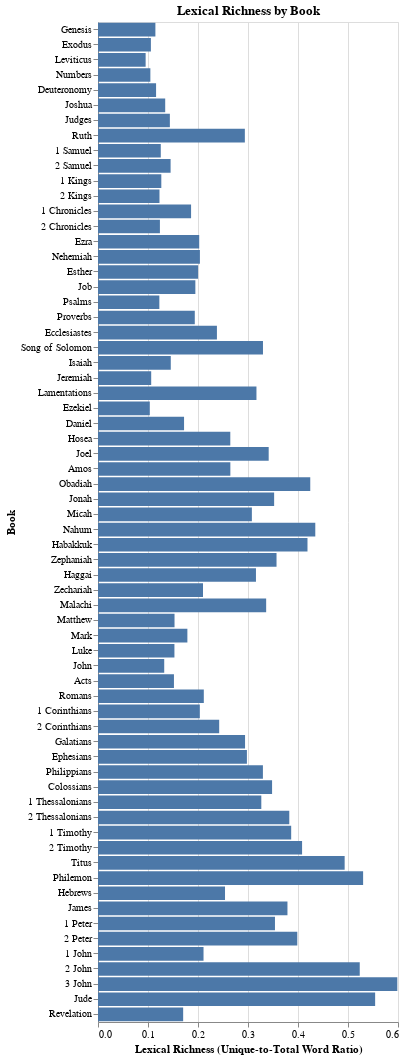

Notebook code for this chart:
### Code cell
display(Markdown(f"### Lexical Richness by Book"))

chart_lexical_richness = (
    alt.Chart(lexical_richness_df)
    .mark_bar()
    .encode(
        x=alt.X("Lexical Richness:Q", title="Lexical Richness (Unique-to-Total Word Ratio)"),
        y=alt.Y("Book:N", title="Book", sort=books),
        tooltip=["Book", "Lexical Richness"]
    )
    .properties(
                title="Lexical Richness by Book", 
                width='container', 
                height=1000)
    .interactive()
)

display(chart_lexical_richness)

### Figure 1 — Vega-Lite specification as saved in the notebook (floating-point values rounded to 4 significant figures)
{"config": {"view": {"continuousWidth": 300, "continuousHeight": 300}}, "data": {"name": "data-6c33d1b1d52b3febcc84b3b29c0bf93e"}, "mark": {"type": "bar"}, "encoding": {"tooltip": [{"field": "Book", "type": "nominal"}, {"field": "Lexical Richness", "type": "quantitative"}], "x": {"field": "Lexical Richness", "title": "Lexical Richness (Unique-to-Total Word Ratio)", "type": "quantitative"}, "y": {"field": "Book", "sort": ["Genesis", "Exodus", "Leviticus", "Numbers", "Deuteronomy", "Joshua", "Judges", "Ruth", "1 Samuel", "2 Samuel", "1 Kings", "2 Kings", "1 Chronicles", "2 Chronicles", "Ezra", "Nehemiah", "Esther", "Job", "Psalms", "Proverbs", "Ecclesiastes", "Song of Solomon", "Isaiah", "Jeremiah", "Lamentations", "Ezekiel", "Daniel", "Hosea", "Joel", "Amos", "Obadiah", "Jonah", "Micah", "Nahum", "Habakkuk", "Zephaniah", "Haggai", "Zechariah", "Malachi", "Matthew", "Mark", "Luke", "John", "Acts", "Romans", "1 Corinthians", "2 Corinthians", "Galatians", "Ephesians", "Philippians", "Colossians", "1 Thessalonians", "2 Thessalonians", "1 Timothy", "2 Timothy", "Titus", "Philemon", "Hebrews", "James", "1 Peter", "2 Peter", "1 John", "2 John", "3 John", "Jude", "Revelation"], "title": "Book", "type": "nominal"}}, "height": 1000, "params": [{"name": "param_5", "select": {"type": "interval", "encodings": ["x", "y"]}, "bind": "scales"}], "title": "Lexical Richness by Book", "width": "container", "$schema": "https://vega.github.io/schema/vega-lite/v5.20.1.json", "datasets": {"data-6c33d1b1d52b3febcc84b3b29c0bf93e": [{"Book": "1 Chronicles", "Lexical Richness": 0.1862}, {"Book": "1 Corinthians", "Lexical Richness": 0.2037}, {"Book": "1 John", "Lexical Richness": 0.211}, {"Book": "1 Kings", "Lexical Richness": 0.1266}, {"Book": "1 Peter", "Lexical Richness": 0.3539}, {"Book": "1 Samuel", "Lexical Richness": 0.1256}, {"Book": "1 Thessalonians", "Lexical Richness": 0.3266}, {"Book": "1 Timothy", "Lexical Richness": 0.3864}, {"Book": "2 Chronicles", "Lexical Richness": 0.1238}, {"Book": "2 Corinthians", "Lexical Richness": 0.2424}, {"Book": "2 John", "Lexical Richness": 0.5235}, {"Book": "2 Kings", "Lexical Richness": 0.123}, {"Book": "2 Peter", "Lexical Richness": 0.3986}, {"Book": "2 Samuel", "Lexical Richness": 0.1452}, {"Book": "2 Thessalonians", "Lexical Richness": 0.3826}, {"Book": "2 Timothy", "Lexical Richness": 0.4082}, {"Book": "3 John", "Lexical Richness": 0.5986}, {"Book": "Acts", "Lexical Richness": 0.1519}, {"Book": "Amos", "Lexical Richness": 0.2647}, {"Book": "Colossians", "Lexical Richness": 0.3482}, {"Book": "Daniel", "Lexical Richness": 0.1721}, {"Book": "Deuteronomy", "Lexical Richness": 0.1162}, {"Book": "Ecclesiastes", "Lexical Richness": 0.2379}, {"Book": "Ephesians", "Lexical Richness": 0.2978}, {"Book": "Esther", "Lexical Richness": 0.2002}, {"Book": "Exodus", "Lexical Richness": 0.1058}, {"Book": "Ezekiel", "Lexical Richness": 0.1036}, {"Book": "Ezra", "Lexical Richness": 0.2024}, {"Book": "Galatians", "Lexical Richness": 0.2941}, {"Book": "Genesis", "Lexical Richness": 0.1148}, {"Book": "Habakkuk", "Lexical Richness": 0.419}, {"Book": "Haggai", "Lexical Richness": 0.3159}, {"Book": "Hebrews", "Lexical Richness": 0.254}, {"Book": "Hosea", "Lexical Richness": 0.2646}, {"Book": "Isaiah", "Lexical Richness": 0.1456}, {"Book": "James", "Lexical Richness": 0.3789}, {"Book": "Jeremiah", "Lexical Richness": 0.1064}, {"Book": "Job", "Lexical Richness": 0.1947}, {"Book": "Joel", "Lexical Richness": 0.3414}, {"Book": "John", "Lexical Richness": 0.1324}, {"Book": "Jonah", "Lexical Richness": 0.3523}, {"Book": "Joshua", "Lexical Richness": 0.1344}, {"Book": "Jude", "Lexical Richness": 0.5543}, {"Book": "Judges", "Lexical Richness": 0.1437}, {"Book": "Lamentations", "Lexical Richness": 0.3169}, {"Book": "Leviticus", "Lexical Richness": 0.09527}, {"Book": "Luke", "Lexical Richness": 0.1529}, {"Book": "Malachi", "Lexical Richness": 0.3363}, {"Book": "Mark", "Lexical Richness": 0.1788}, {"Book": "Matthew", "Lexical Richness": 0.1531}, {"Book": "Micah", "Lexical Richness": 0.3077}, {"Book": "Nahum", "Lexical Richness": 0.4346}, {"Book": "Nehemiah", "Lexical Richness": 0.2038}, {"Book": "Numbers", "Lexical Richness": 0.1047}, {"Book": "Obadiah", "Lexical Richness": 0.4245}, {"Book": "Philemon", "Lexical Richness": 0.5302}, {"Book": "Philippians", "Lexical Richness": 0.3298}, {"Book": "Proverbs", "Lexical Richness": 0.1936}, {"Book": "Psalms", "Lexical Richness": 0.1227}, {"Book": "Revelation", "Lexical Richness": 0.1703}, {"Book": "Romans", "Lexical Richness": 0.2116}, {"Book": "Ruth", "Lexical Richness": 0.2937}, {"Book": "Song of Solomon", "Lexical Richness": 0.3299}, {"Book": "Titus", "Lexical Richness": 0.4933}, {"Book": "Zechariah", "Lexical Richness": 0.21}, {"Book": "Zephaniah", "Lexical Richness": 0.3571}]}}
